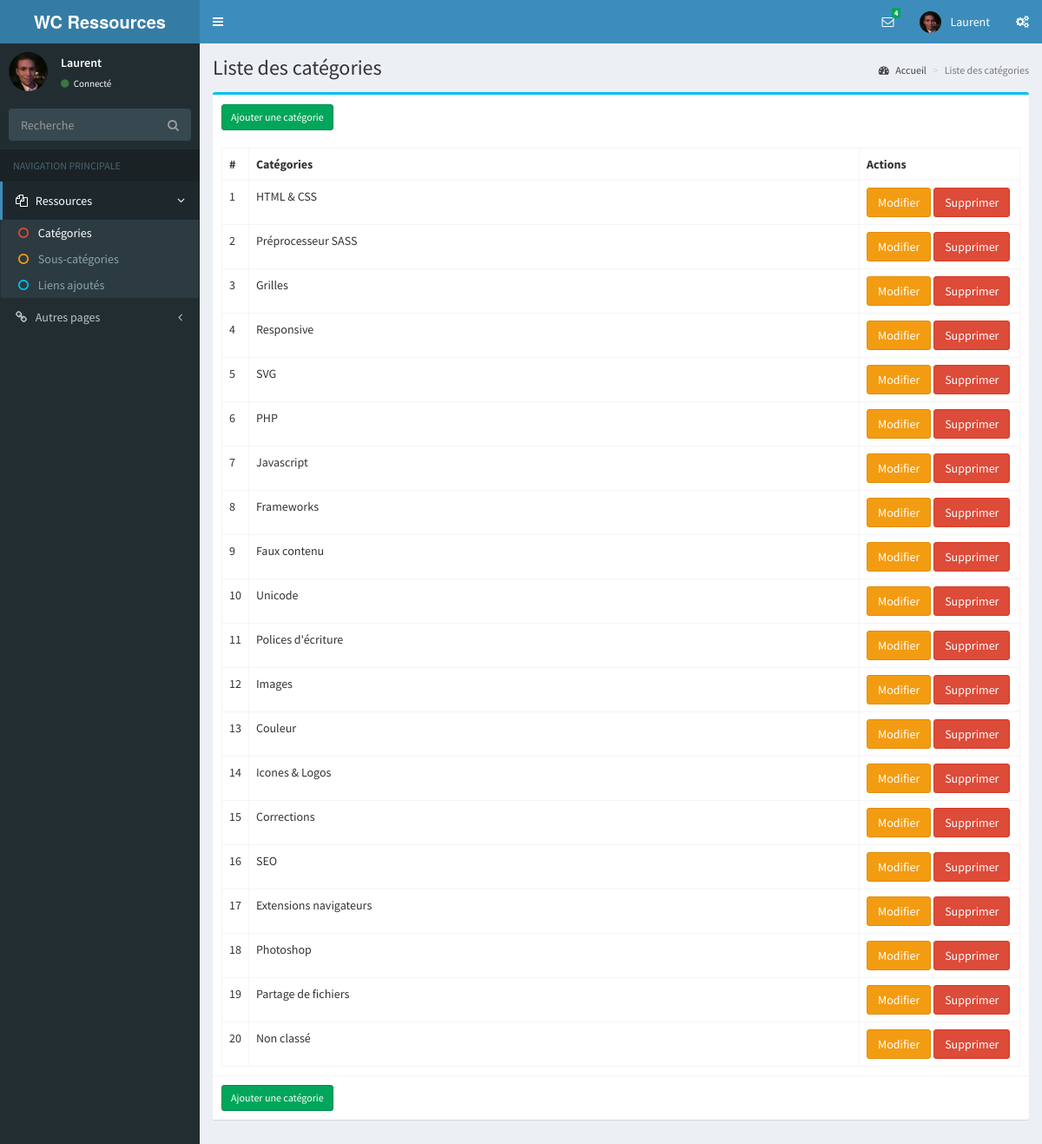
/index.php?p=admin_categories (signed in), run on the app's committed database.
### tables this page shows
CREATE TABLE `categories` (
	`categorie_id` int(2) NOT NULL AUTO_INCREMENT,
	  `categorie_titre` varchar(50) NOT NULL,
	  `is_visible` enum('0','1') NOT NULL DEFAULT '1',
	  PRIMARY KEY (categorie_id)
	);

### lib/categories.php (called while the page is built, shortened)
<?php
function getCategorie($id){
    if($id > 0){
        $sql = "SELECT categorie_id, categorie_titre, is_visible FROM categories WHERE categorie_id = $id;";
    }else{
        $sql = "SELECT categorie_id, categorie_titre, is_visible FROM categories ORDER BY categorie_id ASC;";
    }
    return requeteResultat($sql);
}
?>

### base/fct_db.php (called while the page is built, shortened)
<?php
function requeteResultat($query){
    global $mysqli;
    if ($result = $mysqli->query($query)) {
        $answer = array();
        if($result->num_rows == 0){
            return false;
        }else{
            while($data = $result->fetch_assoc()) {
                $answer[] = $data;
            }
            return $answer;
        }
    }
}
?>

### controler/admin_categories.php (called while the page is built, shortened)
<?php
if(!isset($_SESSION["admin_user_id"]) || empty($_SESSION["admin_user_id"]) || !is_numeric($_SESSION["admin_user_id"])){
    $post_login = "";
    $msg = "";
    $page = "login";
}else{
    include_once("lib/categories.php");
    $get_action = isset($_GET["action"]) ? $_GET["action"] : "liste";
    switch($get_action){
        case "liste":
            $result = getCategorie(0);
            break;
    }
}
?>

### base/fct_global.php (called while the page is built, shortened)
<?php
function convertFromDB($txt){
    return stripslashes($txt);
}
?>

### view/admin_categories_liste.php (the view, shortened to what this page needs)
      <section class="content-header">
        <h1>Liste des catégories</h1>
        <ol class="breadcrumb">
          <li><a href="index.php?p=login"><i class="fa fa-dashboard"></i> Accueil</a></li>
          <li class="active">Liste des catégories</li>
        </ol>
      </section>
      <section class="content">
<div class="row">
	<div class="col-md-12">
		<div class="box box-info">
		<div class="box-footer clearfix">
			<div><a class='btn btn-sm btn-success' href="index.php?p=admin_categories&action=add">Ajouter une catégorie</a></div>
		</div>
              <div class="box-body">
                <table class="table table-bordered">
                  <tr>
                    <th style="width: 10px">#</th>
                    <th>Catégories</span></th>
                    <th style="width: 185px">Actions</th>
                  </tr>
                  <?php
                  if(is_array($result)){
                      foreach($result as $r){
                          $categorie_id    = convertFromDB($r["categorie_id"]);
                          $categorie_titre = convertFromDB($r["categorie_titre"]);
                          $is_visible      = convertFromDB($r["is_visible"]);
                          $class_visible = "";
                          ?>
                          <tr>
                              <td<?php echo $class_visible; ?>><?php echo $categorie_id; ?></td>
                              <td<?php echo $class_visible; ?>><?php echo $categorie_titre; ?></td>
                              <td>
                                  <?php
                                  if($is_visible == "1"){
                                  ?>
							<a class='btn btn-warning' href='index.php?p=admin_categories&action=update&id=<?php echo $categorie_id; ?>'>Modifier</a>
							<a class='btn btn-danger' onclick="return confirm('Confirmer la suppression')" href='index.php?p=admin_categories&action=delete&id=<?php echo $categorie_id; ?>'>Supprimer</a>
							<?php
						}else{
							?>
							<a class='btn btn-success' href='index.php?p=admin_categories&action=reactive&id=<?php echo $categorie_id; ?>'>Reactiver</a>
							<?php
                                  }
                                  ?>
                              </td>
                          </tr>
                          <?php
                      }
                  }
                  ?>
                </table>
              </div>
		<div class="box-footer clearfix">
			<div><a class='btn btn-sm btn-success' href="index.php?p=admin_categories&action=add">Ajouter une catégorie</a></div>
		</div>
            </div>
	</div>
</div>
</section>

### data on the page
categories: categorie_id "1", categorie_titre "HTML & CSS"
categories: categorie_id "2", categorie_titre "Préprocesseur SASS"
categories: categorie_id "3", categorie_titre "Grilles"
categories: categorie_id "4", categorie_titre "Responsive"
categories: categorie_id "5", categorie_titre "SVG"
categories: categorie_id "6", categorie_titre "PHP"
categories: categorie_id "7", categorie_titre "Javascript"
categories: categorie_id "8", categorie_titre "Frameworks"
categories: categorie_id "9", categorie_titre "Faux contenu"
categories: categorie_id "10", categorie_titre "Unicode"
categories: categorie_id "11", categorie_titre "Polices d'écriture"
categories: categorie_id "12", categorie_titre "Images"
categories: categorie_id "13", categorie_titre "Couleur"
categories: categorie_id "14", categorie_titre "Icones & Logos"
categories: categorie_id "15", categorie_titre "Corrections"
categories: categorie_id "16", categorie_titre "SEO"
categories: categorie_id "17", categorie_titre "Extensions navigateurs"
categories: categorie_id "18", categorie_titre "Photoshop"
categories: categorie_id "19", categorie_titre "Partage de fichiers"
categories: categorie_id "20", categorie_titre "Non classé"

### other printed values
$_SESSION["admin_pseudo"] "Laurent"
